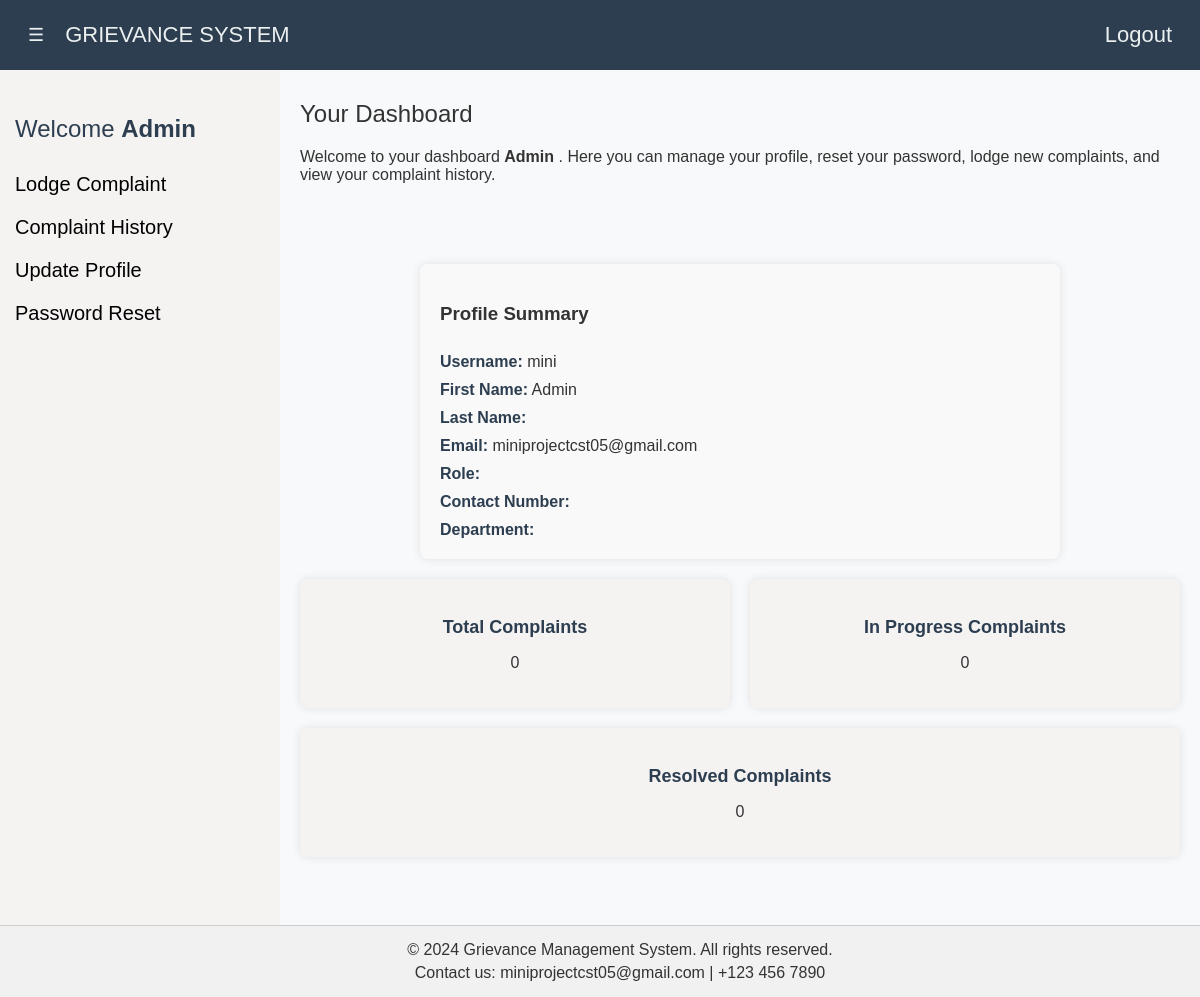
The app's page /dashboard/ (signed in) with its own data.
### complaints/models.py (models this page shows, shortened)
class Profile(models.Model):
    user = models.OneToOneField(User, on_delete=models.CASCADE)
    role = models.CharField(max_length=20, choices=[('student', 'Student'), ('staff', 'Staff')])
    department = models.CharField(max_length=20, choices=[('cse', 'CSE'),('cst', 'CST'), ('ece', 'ECE'),('ect', 'ECT'), ('cai', 'CAI'),('aiml', 'AIML'),('mech', 'MECH'), ('civil', 'CIVIL'), ('eee', 'EEE'),('mba', 'MBA'),('diploma', 'Diploma')])
    contact_number = models.CharField(max_length=15)
    year_of_study = models.IntegerField(choices=[(1, '1'), (2, '2'), (3, '3'), (4, '4')], null=True, blank=True)  # Optional field for staff

### complaints/views.py (the view)
# urls.py: path('dashboard/',views.dashboard,name='dashboard'),
@login_required
def dashboard(request):
    profile = request.user.profile  # Assuming a one-to-one relationship with User
    total_complaints = Complaint.objects.filter(user=request.user).count()
    in_progress_complaints = Complaint.objects.filter(user=request.user, status='In progress').count()
    resolved_complaints = Complaint.objects.filter(user=request.user, status='Resolved').count()
    context = {
        'profile': profile,
        'total_complaints': total_complaints,
        'in_progress_complaints': in_progress_complaints,
        'resolved_complaints': resolved_complaints,
    }
    return render(request, 'complaints/dashboard2.html', context)

### complaints/templates/complaints/dashboard2.html (shortened to what this page needs)
{% load static %}
<!DOCTYPE html>
<html lang="en">
<head>
</head>
<body>
    <nav>
        <button class="toggle-btn" onclick="toggleSidebar()">☰</button>
        <span class="nav-title" id="siteTitle">GRIEVANCE SYSTEM</span>
        <div class="nav-links">
            <a href="{% url 'logout' %}">Logout</a>
        </div>
    </nav>
    <div class="sidebar" id="sidebar">
        <h2>Welcome <strong>{{ profile.user.first_name }}</strong></h2>
        <ul>
            <li><a href="{% url 'lodge_complaint' %}">Lodge Complaint</a></li>
            <li><a href="{% url 'complaint_history' %}">Complaint History</a></li>
            <li><a href="{% url 'profile' %}">Update Profile</a></li>
            <li><a href="{% url 'password_reseted' %}">Password Reset</a></li>
        </ul>
    </div>
    <main>
        <section>
            <h2>Your Dashboard</h2>
            <p>Welcome to your dashboard <strong>{{ profile.user.first_name }} {{ profile.user.last_name }}</strong>. Here you can manage your profile, reset your password, lodge new complaints, and view your complaint history.</p>
        </section>
        <section class="profile-summary" id="profile-summary">
            <h3>Profile Summary</h3>
            <div><strong>Username:</strong> {{ profile.user.username }}</div>
            <div><strong>First Name:</strong> {{ profile.user.first_name }}</div>
            <div><strong>Last Name:</strong> {{ profile.user.last_name }}</div>
            <div><strong>Email:</strong> {{ profile.user.email }}</div>
            <div><strong>Role:</strong> {{ profile.role }}</div>
            <div><strong>Contact Number:</strong> {{ profile.contact_number }}</div>
            <div><strong>Department:</strong> {{ profile.get_department_display }}</div>
        </section>
        <section class="dashboard-overview">
            <div class="dashboard-card">
                <h3>Total Complaints</h3>
                <p>{{ total_complaints }}</p>
            </div>
            <div class="dashboard-card">
                <h3>In Progress Complaints</h3>
                <p>{{ in_progress_complaints }}</p>
            </div>
            <div class="dashboard-card">
                <h3>Resolved Complaints</h3>
                <p>{{ resolved_complaints }}</p>
            </div>
        </section>
    </main>
    <div class="footer">
        <p>&copy; 2024 Grievance Management System. All rights reserved.</p>
        <p>Contact us: miniprojectcst05@gmail.com | +123 456 7890</p>
    </div>
</body>
</html>

### complaints/templates/complaints/dashboard2.html (style rules this page uses)
body { font-family: Arial, sans-serif; margin: 0; padding: 0; background-color: #f8f9fa; color: #333; display: flex; flex-direction: column; min-height: 100vh; }
nav { background-color: #2c3e50; color: #ecf0f1; padding: 22px; display: flex; align-items: center; position: fixed; top: 0; width: 100%; z-index: 1000; }
.nav-title { margin-right: auto; font-size: 22px; }
.nav-links { margin-left: 20px; margin-right: 30px; display: flex; gap: 20px; }
nav a { margin-left: 10px; margin-right: 20px; color: #ecf0f1; font-size: 22px; text-decoration: none; }
.sidebar { width: 250px; background-color: #f5f2f2; padding: 15px; position: fixed; height: 100%; top: 60px; left: 0; transition: transform 0.3s ease; overflow-x: hidden; }
.sidebar h2 { font-size: 24px; padding-top: 20px; margin-bottom: 30px; font-weight: 500; color: #2C3E50; }
.sidebar ul { list-style: none; padding-left: 0px; }
.sidebar ul li { margin: 20px 0; font-size: 20px; }
.sidebar ul li a { text-decoration: none; color: black; font-size: 20px; }
main { margin-left: 280px; padding: 20px; flex: 1; overflow-y: auto; padding-bottom: 60px; margin-top: 60px; }
main section { margin-bottom: 80px; }
main section h2 { font-size: 24px; margin-bottom: 20px; font-weight: 100; }
.profile-summary { display: flex; flex-direction: column; gap: 10px; padding: 20px; background-color: #f9f9f9; border-radius: 8px; box-shadow: 0 0 10px rgba(0, 0, 0, 0.1); max-width: 600px; margin: 0 auto; }
.profile-summary div { font-size: 16px; color: #333; }
.profile-summary div strong { color: #2C3E50; }
.dashboard-overview { display: flex; flex-wrap: wrap; gap: 20px; margin-top: 20px; }
.dashboard-card { flex: 1; min-width: 250px; background-color: #f5f2f2; padding: 20px; border-radius: 8px; box-shadow: 0 0 10px rgba(0, 0, 0, 0.1); text-align: center; }
.dashboard-card h3 { margin-bottom: 15px; font-size: 18px; color: #2C3E50; }
.dashboard-card p { font-size: 16px; color: #333; }
.footer { background-color: #f1f1f1; padding: 10px 20px; text-align: center; border-top: 1px solid #ccc; width: 100%; position: fixed; bottom: 0; z-index: 1000; }
.footer p { margin: 5px 0; }
.toggle-btn { background-color: #2c3e50; border: none; color: #ecf0f1; font-size: 18px; cursor: pointer; margin-right: 15px; }

### records on screen
Profile: user.first_name "Admin", user.username "mini", user.email "miniprojectcst05@gmail.com"

### other values on screen
{{ total_complaints }} "0"
{{ in_progress_complaints }} "0"
{{ resolved_complaints }} "0"
